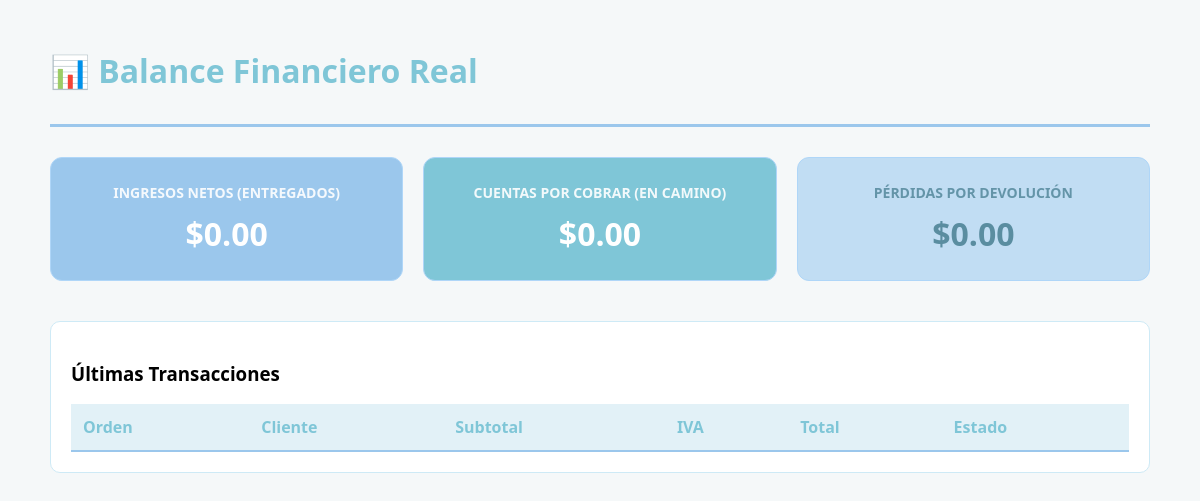
The page /reporte/ (signed in) on the database as committed earlier.
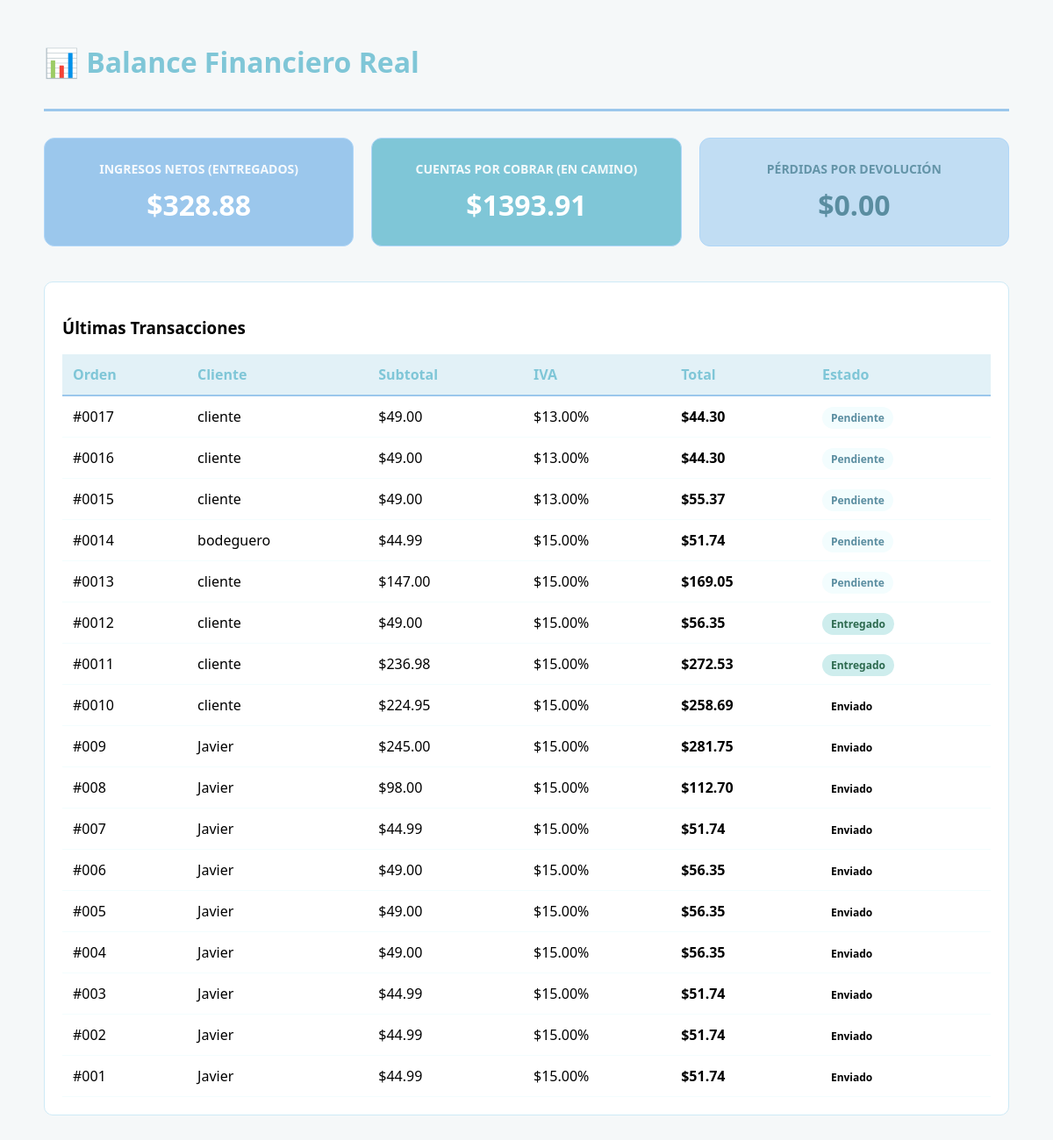
The same page on the database as committed later.
### app_tienda/models.py (models this page shows)
class Pedido(models.Model):
    ESTADOS = (
        ('Pendiente', 'Pendiente'),
        ('Enviado', 'Enviado'),
        ('Entregado', 'Entregado'),
    )
    cliente = models.ForeignKey(User, on_delete=models.CASCADE)
    direccion_envio = models.TextField() # [cite: 12]
    fecha = models.DateTimeField(auto_now_add=True)
    iva_aplicado = models.DecimalField(max_digits=5, decimal_places=2) # [cite: 25]
    subtotal = models.DecimalField(max_digits=10, decimal_places=2)
    descuento = models.DecimalField(max_digits=10, decimal_places=2, default=0)
    total = models.DecimalField(max_digits=10, decimal_places=2)
    estado = models.CharField(max_length=20, choices=ESTADOS, default='Pendiente') # [cite: 17]

### app_tienda/views.py (the view)
# urls.py: path('reporte/', reporte_financiero, name='reporte_financiero'),
@user_passes_test(es_financiero)
def reporte_financiero(request):
    ingresos_reales = Pedido.objects.filter(estado='Entregado').aggregate(Sum('total'))['total__sum'] or Decimal('0.00')
    por_cobrar = Pedido.objects.exclude(estado='Entregado').aggregate(Sum('total'))['total__sum'] or Decimal('0.00')
    from django.db.models import F
    devoluciones_monto = Devolucion.objects.aggregate(
        total=Sum(F('cantidad') * F('producto__precio_base'))
    )['total'] or Decimal('0.00')
    todas_las_facturas = Pedido.objects.all().order_by('-fecha')
    return render(request, 'financiero/reporte.html', {
        'ingresos': ingresos_reales,
        'pendientes_monto': por_cobrar,
        'devoluciones_monto': devoluciones_monto,
        'facturas': todas_las_facturas  # Esta es la lista que recorreremos
    })

### app_tienda/views.py (called while the page is built)
def es_financiero(user):
    return user.groups.filter(name='Financiero').exists() or user.is_superuser

### app_tienda/templates/financiero/reporte.html (shortened to what this page needs)
<!DOCTYPE html>
<html lang="es">
<head>
</head>
<body>
<div class="dashboard">
    <div class="header">
        <h1>📊 Balance Financiero Real</h1>
    </div>
    <div class="cards-container">
        <div class="card card-ingresos">
            <h3>Ingresos Netos (Entregados)</h3>
            <p>${{ ingresos|floatformat:2 }}</p>
        </div>
        <div class="card card-pendientes">
            <h3>Cuentas por Cobrar (En camino)</h3>
            <p>${{ pendientes_monto|floatformat:2 }}</p>
        </div>
        <div class="card card-devoluciones">
            <h3>Pérdidas por Devolución</h3>
            <p>${{ devoluciones_monto|floatformat:2 }}</p>
        </div>
    </div>
    <div class="table-container">
        <h3>Últimas Transacciones</h3>
        <table>
            <thead>
                <tr>
                    <th>Orden</th>
                    <th>Cliente</th>
                    <th>Subtotal</th>
                    <th>IVA</th>
                    <th>Total</th>
                    <th>Estado</th>
                </tr>
            </thead>
            <tbody>
                {% for pedido in facturas %}
                <tr>
                    <td>#00{{ pedido.id }}</td>
                    <td>{{ pedido.cliente.username }}</td>
                    <td>${{ pedido.subtotal }}</td>
                    <td>${{ pedido.iva_aplicado }}%</td>
                    <td><strong>${{ pedido.total }}</strong></td>
                    <td><span class="status-badge {{ pedido.estado }}">{{ pedido.estado }}</span></td>
                </tr>
                {% endfor %}
            </tbody>
        </table>
    </div>
</div>
</body>
</html>

### app_tienda/templates/financiero/reporte.html (style rules this page uses)
body { font-family: 'Segoe UI', sans-serif; background-color: #F5F8F9; padding: 20px; }
.dashboard { max-width: 1100px; margin: auto; }
.header { border-bottom: 3px solid #9BC7EC; margin-bottom: 30px; padding-bottom: 10px; color: #7FC6D7; }
.cards-container { display: grid; grid-template-columns: repeat(3, 1fr); gap: 20px; margin-bottom: 40px; }
.card { padding: 25px; border-radius: 12px; border: 1px solid #AFD6F8; color: white; text-align: center; }
.card-ingresos { background-color: #9BC7EC; }
.card-pendientes { background-color: #7FC6D7; }
.card-devoluciones { background-color: #C1DDF3; color: #5a8da0; }
.card h3 { margin: 0; font-size: 14px; text-transform: uppercase; opacity: 0.9; }
.card p { margin: 10px 0 0; font-size: 32px; font-weight: bold; }
.table-container { background: white; padding: 20px; border-radius: 10px; border: 1px solid #CEEAF6; }
table { width: 100%; border-collapse: collapse; }
th { text-align: left; padding: 12px; background: #E2F1F7; color: #7FC6D7; border-bottom: 2px solid #9BC7EC; }
td { padding: 12px; border-bottom: 1px solid #F3FDFE; }
.status-badge { padding: 4px 10px; border-radius: 20px; font-size: 12px; font-weight: bold; }
.Entregado { background: #CEEDED; color: #2d6a4f; }
.Pendiente { background: #F3FDFE; color: #5a8da0; }

Rows that differ between the two databases and show on the page:
added Pedido: id "17", cliente.username "cliente", subtotal "49.00", iva_aplicado "13.00", total "44.30", estado "Pendiente"
added Pedido: id "16", cliente.username "cliente", subtotal "49.00", iva_aplicado "13.00", total "44.30", estado "Pendiente"
added Pedido: id "15", cliente.username "cliente", subtotal "49.00", iva_aplicado "13.00", total "55.37", estado "Pendiente"
added Pedido: id "14", cliente.username "bodeguero", subtotal "44.99", iva_aplicado "15.00", total "51.74", estado "Pendiente"
added Pedido: id "13", cliente.username "cliente", subtotal "147.00", iva_aplicado "15.00", total "169.05", estado "Pendiente"
added Pedido: id "12", cliente.username "cliente", subtotal "49.00", iva_aplicado "15.00", total "56.35", estado "Entregado"
added Pedido: id "11", cliente.username "cliente", subtotal "236.98", iva_aplicado "15.00", total "272.53", estado "Entregado"
added Pedido: id "10", cliente.username "cliente", subtotal "224.95", iva_aplicado "15.00", total "258.69", estado "Enviado"
added Pedido: id "9", cliente.username "Javier", subtotal "245.00", iva_aplicado "15.00", total "281.75", estado "Enviado"
added Pedido: id "8", cliente.username "Javier", subtotal "98.00", iva_aplicado "15.00", total "112.70", estado "Enviado"
added Pedido: id "7", cliente.username "Javier", subtotal "44.99", iva_aplicado "15.00", total "51.74", estado "Enviado"
added Pedido: id "6", cliente.username "Javier", subtotal "49.00", iva_aplicado "15.00", total "56.35", estado "Enviado"
added Pedido: id "5", cliente.username "Javier", subtotal "49.00", iva_aplicado "15.00", total "56.35", estado "Enviado"
added Pedido: id "4", cliente.username "Javier", subtotal "49.00", iva_aplicado "15.00", total "56.35", estado "Enviado"
added Pedido: id "3", cliente.username "Javier", subtotal "44.99", iva_aplicado "15.00", total "51.74", estado "Enviado"
added Pedido: id "2", cliente.username "Javier", subtotal "44.99", iva_aplicado "15.00", total "51.74", estado "Enviado"
added Pedido: id "1", cliente.username "Javier", subtotal "44.99", iva_aplicado "15.00", total "51.74", estado "Enviado"
Other text that changed with them:
{{ ingresos|floatformat:2 }}: "0.00" → "328.88"
{{ pendientes_monto|floatformat:2 }}: "0.00" → "1393.91"
